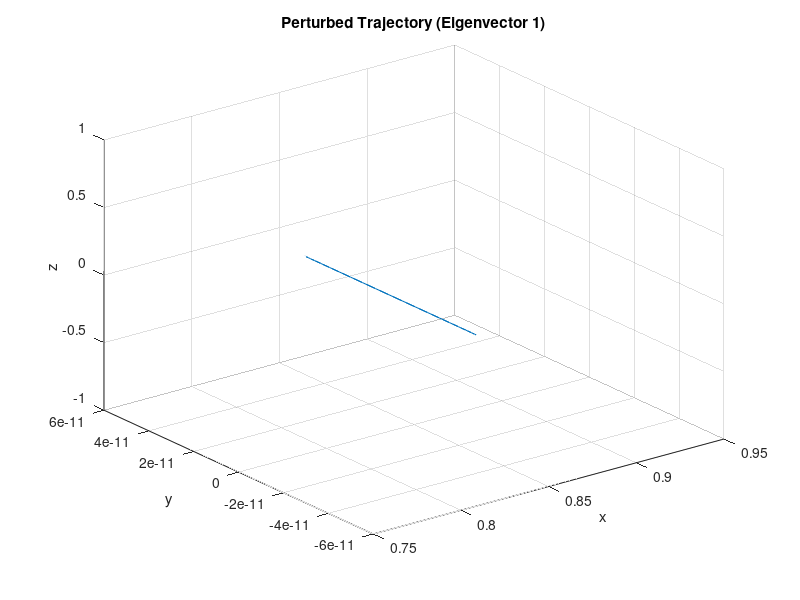
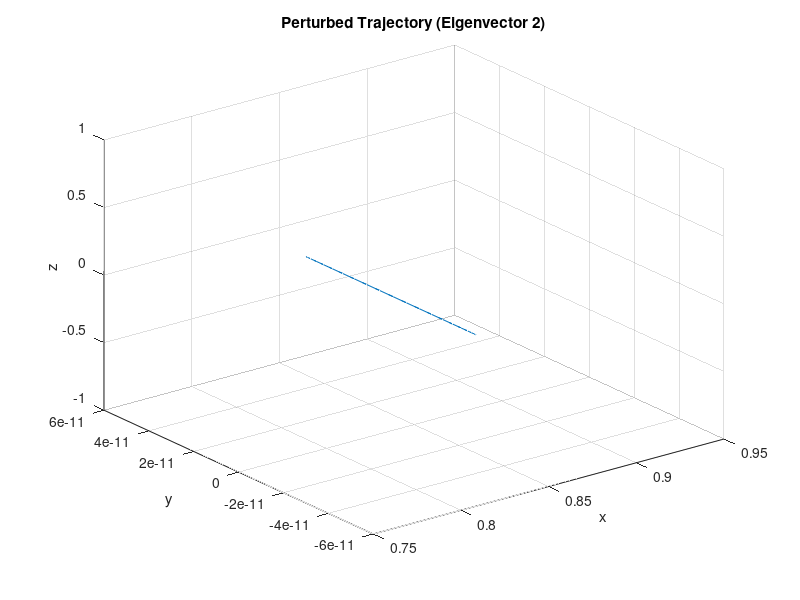
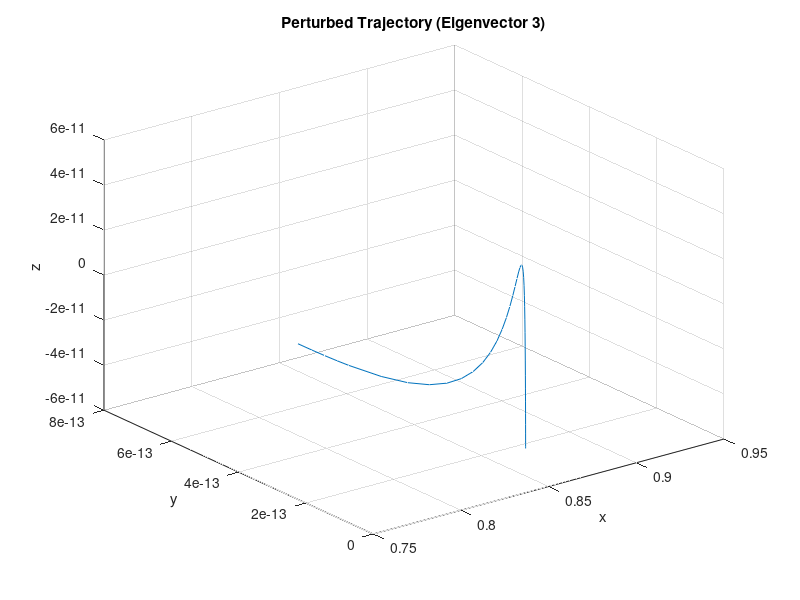
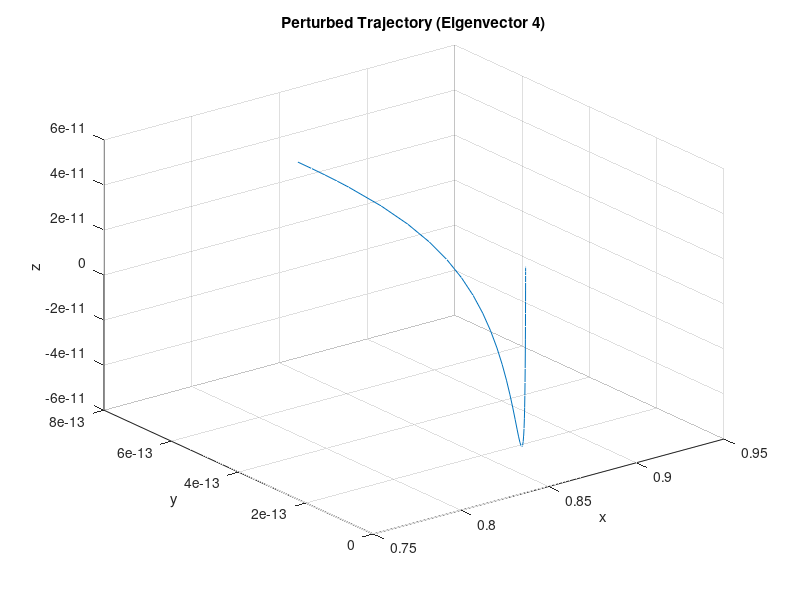

Write MATLAB code to recreate these figures, in order.
function test
    % Define constants
    G = 6.67430e-11;  % Gravitational constant, m^3 kg^-1 s^-2
    M1 = 5.972e24;    % Mass of Earth (kg)
    M2 = 7.348e22;    % Mass of Moon (kg)
    R = 3844e5;       % Distance between Earth and Moon (m)
    
    % Standard gravitational parameters
    mu1 = G * M1;
    mu2 = G * M2;
    mu = mu2 / (mu1 + mu2);

    % Dimensionless units: x and time in units of R and sqrt(R^3 / (G * (M1 + M2)))
    % Calculate L1 position using an iterative method
    x_L1 = fzero(@(x) (1 - mu) * (x + mu) ./ abs(x + mu).^3 + mu * (x - 1 + mu) ./ abs(x - 1 + mu).^3 - x,0.8); %edit the intital guess to check other libration points as well
    
    % Initial guess for L1
    equilibrium = [x_L1; 0; 0; 0; 0; 0];
    initial_conditions = equilibrium;

    % Linearized system matrix A at L1
    state = equilibrium;
    x = state(1);
    y = state(2);
    z = state(3);
    u = state(4);
    v = state(5);
    w = state(6);

    % Compute distances d and r
    d = sqrt((x + mu)^2 + y^2 + z^2);
    r = sqrt((x - 1 + mu)^2 + y^2 + z^2);

    % Compute the second partial derivatives of the potential function U
    Uxx = 1 - (1 - mu) / d^3 - mu / r^3 ...
          + 3 * (1 - mu) * (x + mu)^2 / d^5 + 3 * mu * (x - 1 + mu)^2 / r^5;

    Uyy = 1 - (1 - mu) / d^3 - mu / r^3 ...
          + 3 * (1 - mu) * y^2 / d^5 + 3 * mu * y^2 / r^5;

    Uzz = -(1 - mu) / d^3 - mu / r^3 ...
          + 3 * (1 - mu) * z^2 / d^5 + 3 * mu * z^2 / r^5;

    Uxy = 3 * (1 - mu) * (x + mu) * y / d^5 + 3 * mu * (x - 1 + mu) * y / r^5;

    Uxz = 3 * (1 - mu) * (x + mu) * z / d^5 + 3 * mu * (x - 1 + mu) * z / r^5;

    Uyz = 3 * (1 - mu) * y * z / d^5 + 3 * mu * y * z / r^5;

    % Construct the system matrix A
    A = [
        0, 0, 0, 1, 0, 0;
        0, 0, 0, 0, 1, 0;
        0, 0, 0, 0, 0, 1;
        Uxx, Uxy, Uxz, 0, 2, 0;
        Uxy, Uyy, Uyz, -2, 0, 0;
        Uxz, Uyz, Uzz, 0, 0, 0;
    ];

    % Compute eigenvalues and eigenvectors
    [V, D] = eig(A);
    eigenvalues = diag(D);

    % Identify the purely imaginary eigenvalues and corresponding eigenvectors
    imag_indices = abs(real(eigenvalues)) < 1e-9 & imag(eigenvalues) ~= 0;
    relevant_eigenvectors = V(:, imag_indices);
    relevant_eigenvalues = eigenvalues(imag_indices);

    % Choose a small perturbation amplitude
    epsilon = 1e-10;

    % Perturb initial conditions in the direction of the relevant eigenvectors
    for i = 1:length(relevant_eigenvalues)
        omega = abs(imag(relevant_eigenvalues(i)));
        T_span = [0, 2 * pi / omega];  % Period of the oscillation

        perturbed_initial_conditions = initial_conditions + epsilon * imag(relevant_eigenvectors(:, i));

        % Integrate the actual CR3BP system
        options = odeset('RelTol', 1e-12, 'AbsTol', 1e-12);
        [~, state] = ode45(@(t, state) cr3bp_ode(t, state, mu), T_span, perturbed_initial_conditions, options);

        % Plot the results
        figure;
        plot3(state(:, 1), state(:, 2), state(:, 3));
        xlabel('x');
        ylabel('y');
        zlabel('z');
        title(['Perturbed Trajectory (Eigenvector ' num2str(i) ')']);
        grid on;
    end
end

function dstate_dt = cr3bp_ode(~, state, mu)
    % Defining the state vector
    x = state(1);
    y = state(2);
    z = state(3);
    u = state(4);
    v = state(5);
    w = state(6);

    % Compute distances d and r
    d = sqrt((x + mu)^2 + y^2 + z^2);
    r = sqrt((x - 1 + mu)^2 + y^2 + z^2);

    % Compute accelerations
    ax = 2*v + x - (1 - mu) / d^3 * (x + mu) - mu / r^3 * (x - 1 + mu);
    ay = -2*u + y - (1 - mu) / d^3 * y - mu / r^3 * y;
    az = -(1 - mu) / d^3 * z - mu / r^3 * z;

    dstate_dt = [u; v; w; ax; ay; az];
end
